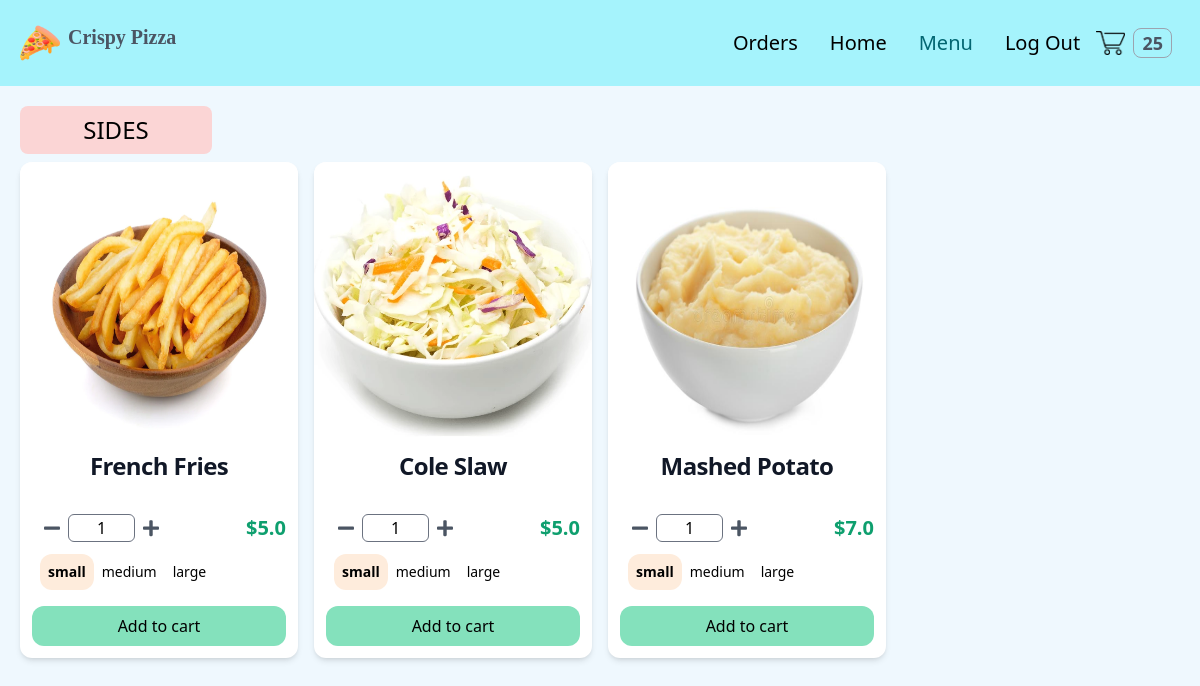
The page /sides/ (signed in) on the database its author committed.
### store/models.py (models this page shows, shortened)
class Product(models.Model):
    id = models.UUIDField(primary_key=True, default=uuid.uuid4, editable=False)
    name = models.CharField(max_length=100)
    price = models.DecimalField(max_digits=6, decimal_places=2, blank=True, null=True)
    desc = models.TextField(max_length=500, blank=True, null=True)
    image = models.ImageField(blank=True, upload_to="images")
    created_at = models.DateField(auto_now_add=True)
    updated_at = models.DateField(auto_now=True)
    product_category = models.ForeignKey(
        "Category", on_delete=models.CASCADE, null=True, blank=True
    )
    class Meta:
        ordering = ("product_category",)
    def image_tag(self):  # pragma: no cover
        if self.image:
            return mark_safe(f'<img src="{self.image.url}" width="100" height="100" />')
    image_tag.short_description = "Image"
    @property
    def get_product_variants(self):
        variants = self.productvariant_set.all()
        return variants
    @property
    def has_variants(self):
        if self.productvariant_set.count() > 0:
            return True
        else:
            return False

class ProductVariant(models.Model):
    title = models.CharField(max_length=100, blank=True, null=True)
    product = models.ForeignKey(Product, on_delete=models.CASCADE)
    size = models.ForeignKey(Size, on_delete=models.CASCADE)
    price = models.DecimalField(max_digits=6, decimal_places=2)

class Size(models.Model):
    name = models.CharField(max_length=20, blank=True, null=True, unique=True)
    def __str__(self):
        return self.name

### store/views.py (the view)
# urls.py: path("sides/", views.sides, name="sides"),
def sides(request):
    products = Product.objects.filter(product_category__name="Side")
    context = {"products": products}
    return render(request, "store/sides.html", context=context)

### order/models.py (called while the page is built)
    @property
    def get_cart_items(self):
        order_items = self.orderitem_set.all()
        total = sum([item.quantity for item in order_items])
        return total

### store/context_processors.py (called while the page is built, shortened)
def get_cart_quantity(request):
    if request.user.is_authenticated:
        try:
            customer = request.user.customer
        except:
            number_of_items = 0
    try:
        customer_order = Order.objects.filter(customer=customer, complete=False)[0]
        number_of_items = customer_order.get_cart_items
    except:
        number_of_items = 0
    return {"cart_quantity": number_of_items}

### store/templates/store/sides.html (shortened to what this page needs)
{% extends "store/base.html" %} {% block content %} {% load static %}
<div class="flex flex-col items-center">
  <h1 class="mt-5 text-2xl text-center uppercase rounded-lg ml-5 mr-auto py-2 w-48 bg-red-200">
    Sides
  </h1>
  <div class="grid sm:grid-cols-1 md:grid-cols-3 lg:grid-cols-4 xl:grid-cols-5 2xl:grid-cols-6 mx-3">
    {% for product in products %}
    <div class="flex flex-col m-2 bg-white rounded-xl shadow-md individual-container">
      {% if product.image %}
      <img class="h-72 w-full rounded-t-xl" src="{{ product.image.url }}" alt="" />
      {% endif %}
      <h5 class="mb-2 text-center text-2xl font-semibold tracking-tight text-gray-900">
        {{product.name}}
      </h5>
      <form action="{% url 'order:add_to_cart' product.id %}" method="post" class="text-center items-center mt-auto p-3"
        id="product-form" onkeydown="return event.key != 'Enter';">
        <div class="flex my-3">
          <div class="flex ml-3 w-4/5">
            <button class="decrement" type="button">
              <svg class="fill-current text-gray-600 w-4" viewBox="0 0 448 512">
                <path
                  d="M416 208H32c-17.67 0-32 14.33-32 32v32c0 17.67 14.33 32 32 32h384c17.67 0 32-14.33 32-32v-32c0-17.67-14.33-32-32-32z" />
              </svg>
            </button>
            <input class="w-1/3 h-7 mx-2 text-center rounded-md" type="number" value="1" name="quantity" min="1"
              oninput="validity.valid||(value='1');" required />
            <button class="increment" type="button">
            </button>
          </div>
          {% if product.has_variants %}
          <div class="flex items-center font-bold text-xl text-green-500">
            {% for variant in product.get_product_variants %}
            <p
              class="prices-{{forloop.parentloop.counter}} {{variant.size}}-{{forloop.parentloop.counter}} {% if not forloop.first %} hidden {% endif %}">
              ${{variant.price|floatformat:1}}
            </p>
            {% endfor %}
          </div>
          {% else %}
          <div class="flex items-center font-bold text-xl text-green-500">
            <p>${{product.price|floatformat:1}}</p>
          </div>
          {% endif %}
        </div>
        {% if product.has_variants %}
        <div class="flex m-2 w-1/2">
          {% for variant in product.get_product_variants%}
          <div class="flex">
            <label for="{{variant.size}}-{{forloop.parentloop.counter}}" class="cursor-pointer select-none rounded-xl p-2 text-sm text-center peer-checked:font-bold
              {% if forloop.counter == 1 %} peer-checked:bg-orange-100
              {% elif forloop.counter == 2 %} peer-checked:bg-orange-200
              {% elif forloop.counter == 3 %} peer-checked:bg-orange-300
              {% else %} peer-checked:bg-orange-400 {% endif %}">{{variant.size}}
            </label>
          </div>
          {% endfor %}
        </div>
        {% else %}
        <div class="p-5"></div>
        {% endif %}
        <div class="flex">
          <button class="bg-green-300 hover:bg-green-500 rounded-xl w-full py-2 mt-2 js-add" type="button">
            Add to cart
          </button>
        </div>
      </form>
    </div>
    {% endfor %}
  </div>
</div>
{% endblock %}

### rows shown on the page
Product: image (picture), name "French Fries"
ProductVariant: price "5.0", size "small"
ProductVariant: size "medium"
ProductVariant: size "large"
Product: image (picture), name "Cole Slaw"
ProductVariant: price "5.0", size "small"
ProductVariant: size "medium"
ProductVariant: size "large"
Product: image (picture), name "Mashed Potato"
ProductVariant: price "7.0", size "small"
ProductVariant: size "medium"
ProductVariant: size "large"

### other values the page prints
{{ cart_quantity }} "25"
